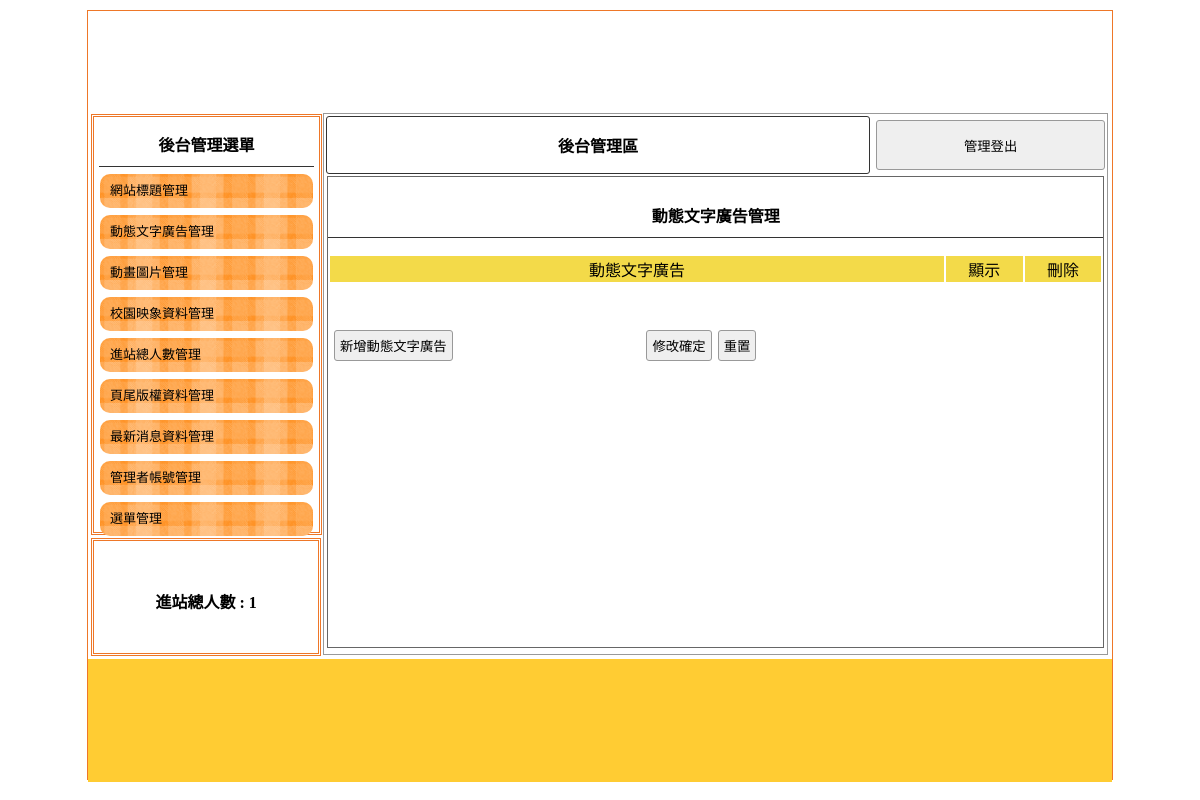
Page /backend.php?do=ad on the earlier database version.
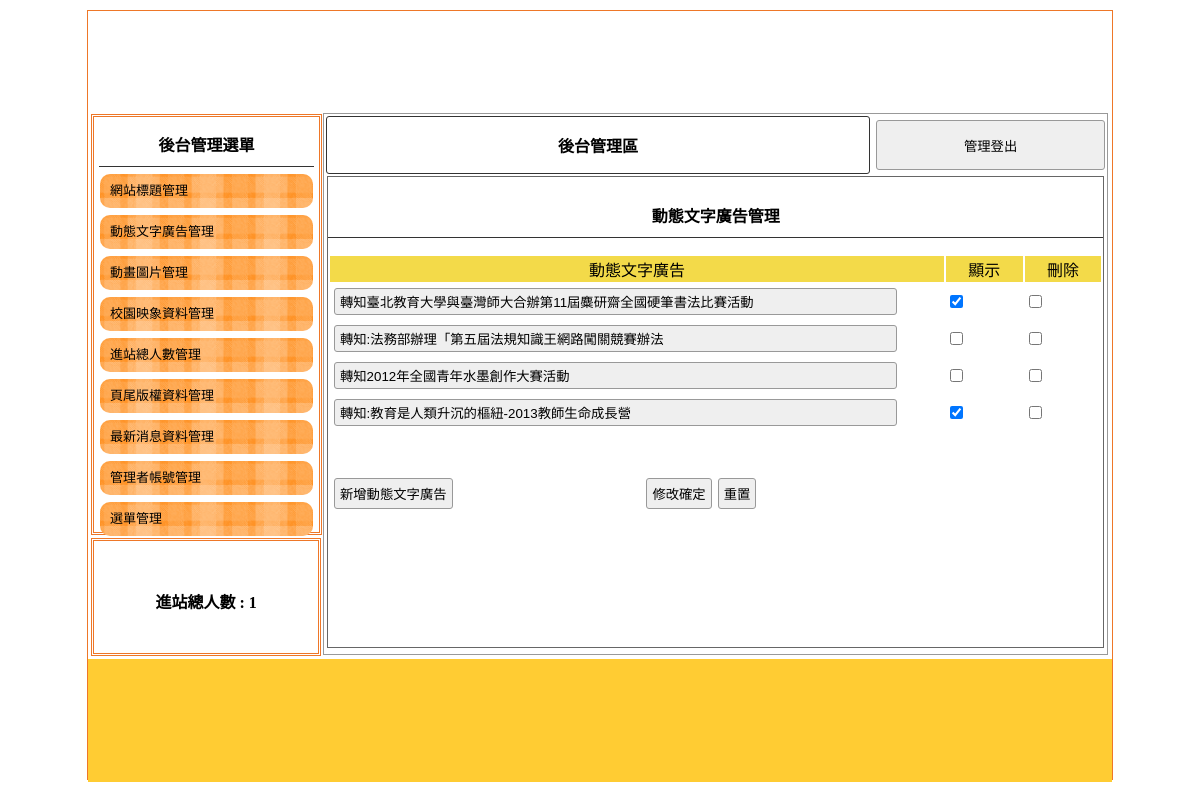
Same page on the later database version.
### tables this page shows
CREATE TABLE `ad` (
  `id` int(10) UNSIGNED NOT NULL,
  `text` text DEFAULT NULL,
  `sh` int(1) UNSIGNED DEFAULT NULL
);

### api/db.php (called while the page is built, shortened)
<?php
class DB{
    private $dsn="mysql:host=localhost;dbname=db07;charset=utf8";
    private $pdo;
    private $table;
    function __construct($table){
        $this->table=$table;
        $this->pdo=new PDO($this->dsn, 'root', '');
    }
    function all(...$arg){
        $sql="select * from $this->table ";
        return $this->pdo->query($sql)->fetchAll(PDO::FETCH_ASSOC);
    }
}
$Ad=new DB('ad');
?>

### backend/ad.php (the view, shortened to what this page needs)
<div style="width:99%; height:87%; margin:auto; overflow:auto; border:#666 1px solid;">
    <p class="t cent botli">動態文字廣告管理</p>
    <form method="post" action="./api/edit_ad.php">
        <table width="100%">
            <tbody>
                <tr class="yel">
                    <td width="80%">動態文字廣告</td>
                    <td width="10%">顯示</td>
                    <td width="10%">刪除</td>
                </tr>
                <?php
                $rows=$Ad->all();
                foreach($rows as $row):
                ?>
                <tr>
                    <td>
                        <input type="text" name="text[]" value="<?= $row['text']?>" style="width: 90%;">
                    </td>
                    <td>
                        <input type="checkbox" name="sh[]" value="<?= $row['id']?>" <?=($row['sh']==1)?"checked":"";?>>
                    </td>
                    <td>
                        <input type="checkbox" name="del[]" value="<?= $row['id'];?>">
                </tr>
                <?php
                endforeach;
                ?>
            </tbody>
        </table>
        <table style="margin-top:40px; width:70%;">
            <tbody>
                <tr>
                    <td width="200px"><input type="button"
                            onclick="op(&#39;#cover&#39;,&#39;#cvr&#39;, './modal/ad.php')" value="新增動態文字廣告">
                    </td>
                    <td class="cent"><input type="submit" value="修改確定"><input type="reset" value="重置"></td>
                </tr>
            </tbody>
        </table>
    </form>
</div>

Differences in the rows shown:
added ad: text "轉知臺北教育大學與臺灣師大合辦第11屆麋研齋全國硬筆書法比賽活動", sh "☑"
added ad: text "轉知:法務部辦理「第五屆法規知識王網路闖關競賽辦法"
added ad: text "轉知2012年全國青年水墨創作大賽活動"
added ad: text "轉知:教育是人類升沉的樞紐-2013教師生命成長營", sh "☑"
